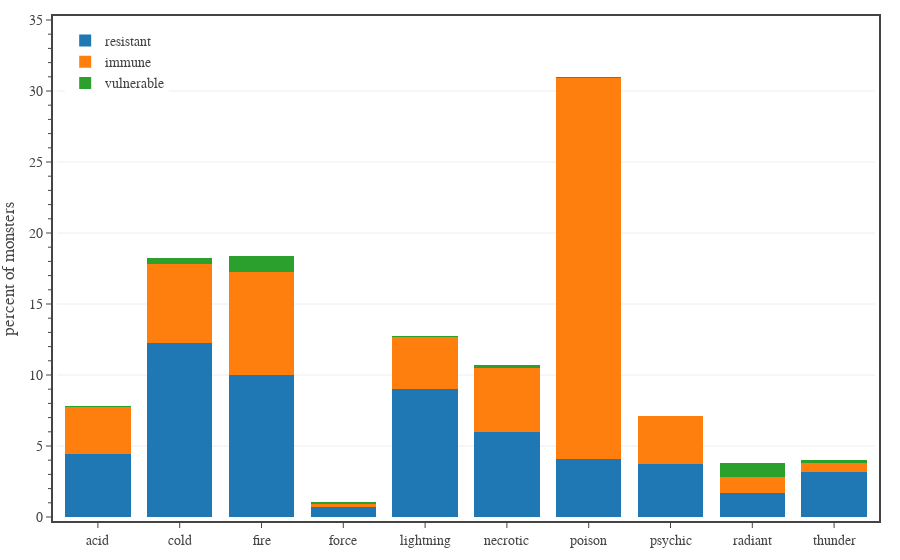

The code cell stored with this chart in its notebook:
### Code cell
# plots average damage modifier for magical damage types vs CR
import plotly.graph_objects as go
from bs4 import BeautifulSoup
from scipy.interpolate import UnivariateSpline

# create figure
fig = go.Figure(
    layout=go.Layout(
        template=TFB_TEMPLATE,
        barmode='stack',
        yaxis=dict(
            title_text='percent of monsters',
            range=[0, 35],
            tick0=0, dtick=5,
            minor=dict(tick0=0, dtick=1),
        ),
        legend=dict(
            xanchor='left', yanchor='top',
            x=0.01, y=0.99,
            orientation='v',
            tracegroupgap=0,
            traceorder='normal',
        )
    )
)

# plot data
df1 = df0[df0['cr'].between(1,30) & df0['legacy'].eq(False)]
x = np.array([column.split('.')[1] for column in DAMAGE_COLUMNS_NONPHYSICAL])
t = np.array(len(x)*[df1.shape[0]])
for group in ['resistant','immune','vulnerable']:
    y = []
    for column in DAMAGE_COLUMNS_NONPHYSICAL:
        temp = [r[0:1] if r else 'N' for r in df1[column]]
        y.append(np.sum([1 if r == group[0:1].upper() else 0 for r in temp]))
    y = np.array(y)
    text = [f'{ty} out of {tt}' for ty, tt in zip(y, t)]
    fig.add_trace(go.Bar(
        x=x,
        y=100*y/t,
        name=group,
        text=text,
        textposition='none',
        hovertemplate=
            '<b>' + group + ' to %{x}</b><br>'+
            '%{y:.1f}% (%{text})'+
            '<extra></extra>'
    ))

# show figure
fig.show(config=TFB_CONFIG)

# save large format figure
if SAVEFIGS:
    file_name = f'./fig-nonphysical-modifier-types-by-damage-large.html'
    fig_html = fig.to_html(
        include_plotlyjs=False, 
        full_html=False, 
        config=TFB_CONFIG
    )
    fig_soup = BeautifulSoup(fig_html, 'html.parser')
    fig_soup.div['class'] = 'plotly-div-large'
    with open(file_name, 'wb') as fout:
        fout.write(fig_soup.prettify('utf-8'))

# save small format figure
if SAVEFIGS:
    fig.update_layout(
        font=dict(size=10),
        legend=dict(
            xanchor='left', yanchor='bottom',
            x=0.01, y=1.04,
            orientation='h',
        )
    )
    file_name = f'./fig-nonphysical-modifier-types-by-damage-small.html'
    fig_html = fig.to_html(
        include_plotlyjs=False, 
        full_html=False, 
        config=TFB_CONFIG
    )
    fig_soup = BeautifulSoup(fig_html, 'html.parser')
    fig_soup.div['class'] = 'plotly-div-small'
    fig_soup.div['style'] = 'aspect-ratio: 600/500;'
    with open(file_name, 'wb') as fout:
        fout.write(fig_soup.prettify('utf-8'))

### Figure 1 — Plotly figure (JSON) as saved in the notebook; plotly's stock layout.template omitted (floating-point values rounded to 4 significant figures)
{"data": [{"hovertemplate": "<b>resistant to %{x}</b><br>%{y:.1f}% (%{text})<extra></extra>", "name": "resistant", "text": ["59 out of 1340", "164 out of 1340", "134 out of 1340", "9 out of 1340", "121 out of 1340", "80 out of 1340", "55 out of 1340", "50 out of 1340", "23 out of 1340", "42 out of 1340"], "textposition": "none", "type": "bar", "x": ["acid", "cold", "fire", "force", "lightning", "necrotic", "poison", "psychic", "radiant", "thunder"], "y": [4.403, 12.24, 10, 0.6716, 9.03, 5.97, 4.104, 3.731, 1.716, 3.134]}, {"hovertemplate": "<b>immune to %{x}</b><br>%{y:.1f}% (%{text})<extra></extra>", "name": "immune", "text": ["45 out of 1340", "75 out of 1340", "97 out of 1340", "3 out of 1340", "49 out of 1340", "61 out of 1340", "359 out of 1340", "45 out of 1340", "15 out of 1340", "9 out of 1340"], "textposition": "none", "type": "bar", "x": ["acid", "cold", "fire", "force", "lightning", "necrotic", "poison", "psychic", "radiant", "thunder"], "y": [3.358, 5.597, 7.239, 0.2239, 3.657, 4.552, 26.79, 3.358, 1.119, 0.6716]}, {"hovertemplate": "<b>vulnerable to %{x}</b><br>%{y:.1f}% (%{text})<extra></extra>", "name": "vulnerable", "text": ["1 out of 1340", "5 out of 1340", "15 out of 1340", "2 out of 1340", "1 out of 1340", "2 out of 1340", "1 out of 1340", "0 out of 1340", "13 out of 1340", "3 out of 1340"], "textposition": "none", "type": "bar", "x": ["acid", "cold", "fire", "force", "lightning", "necrotic", "poison", "psychic", "radiant", "thunder"], "y": [0.07463, 0.3731, 1.119, 0.1493, 0.07463, 0.1493, 0.07463, 0, 0.9701, 0.2239]}], "layout": {"barmode": "stack", "legend": {"orientation": "v", "tracegroupgap": 0, "traceorder": "normal", "x": 0.01, "xanchor": "left", "y": 0.99, "yanchor": "top"}, "yaxis": {"dtick": 5, "minor": {"dtick": 1, "tick0": 0}, "range": [0, 35], "tick0": 0, "title": {"text": "percent of monsters"}}}}
